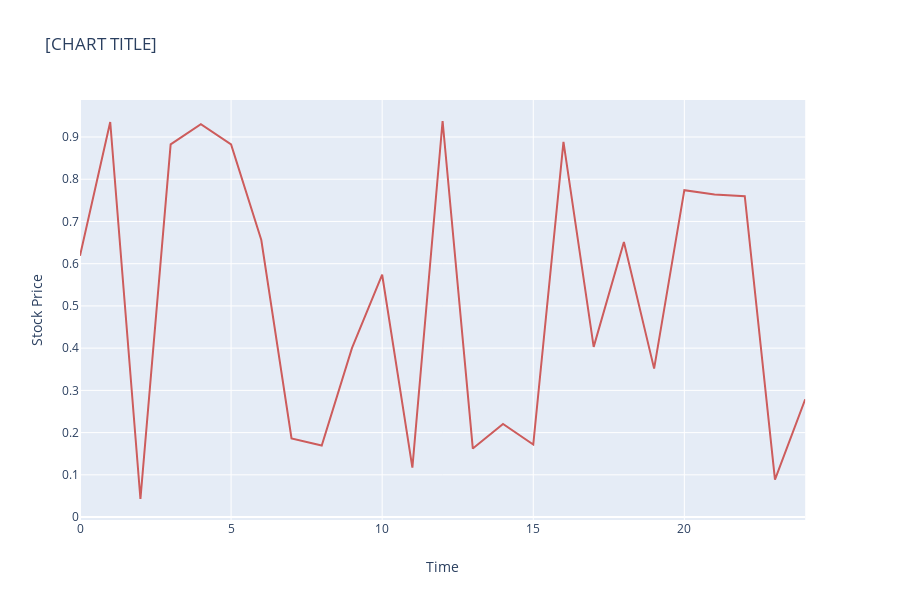

The code cell stored with this chart in its notebook:
### Code cell
fig = create_line_plot(test_data, 'X', 'Y', labels_dict={'X': 'Time', 'Y': 'Stock Price'})

### Figure 1 — Plotly figure (JSON) as saved in the notebook; plotly's stock layout.template omitted (floating-point values rounded to 4 significant figures)
{"data": [{"hoverlabel": {"namelength": 0}, "hovertemplate": "Time=%{x}<br>Stock Price=%{y}", "legendgroup": "", "line": {"color": "indianred", "dash": "solid"}, "mode": "lines", "name": "", "showlegend": false, "type": "scatter", "x": [0, 1, 2, 3, 4, 5, 6, 7, 8, 9, 10, 11, 12, 13, 14, 15, 16, 17, 18, 19, 20, 21, 22, 23, 24], "xaxis": "x", "y": [0.6187, 0.9355, 0.04275, 0.8826, 0.9304, 0.8823, 0.6561, 0.186, 0.1693, 0.4001, 0.5739, 0.1171, 0.9379, 0.1621, 0.2203, 0.1718, 0.8887, 0.403, 0.6514, 0.3515, 0.7742, 0.7638, 0.7598, 0.0887, 0.279], "yaxis": "y"}], "layout": {"height": 600, "legend": {"tracegroupgap": 0}, "title": {"text": "[CHART TITLE]"}, "xaxis": {"anchor": "y", "domain": [0, 0.98], "title": {"text": "Time"}}, "yaxis": {"anchor": "x", "domain": [0, 1], "title": {"text": "Stock Price"}}}}
